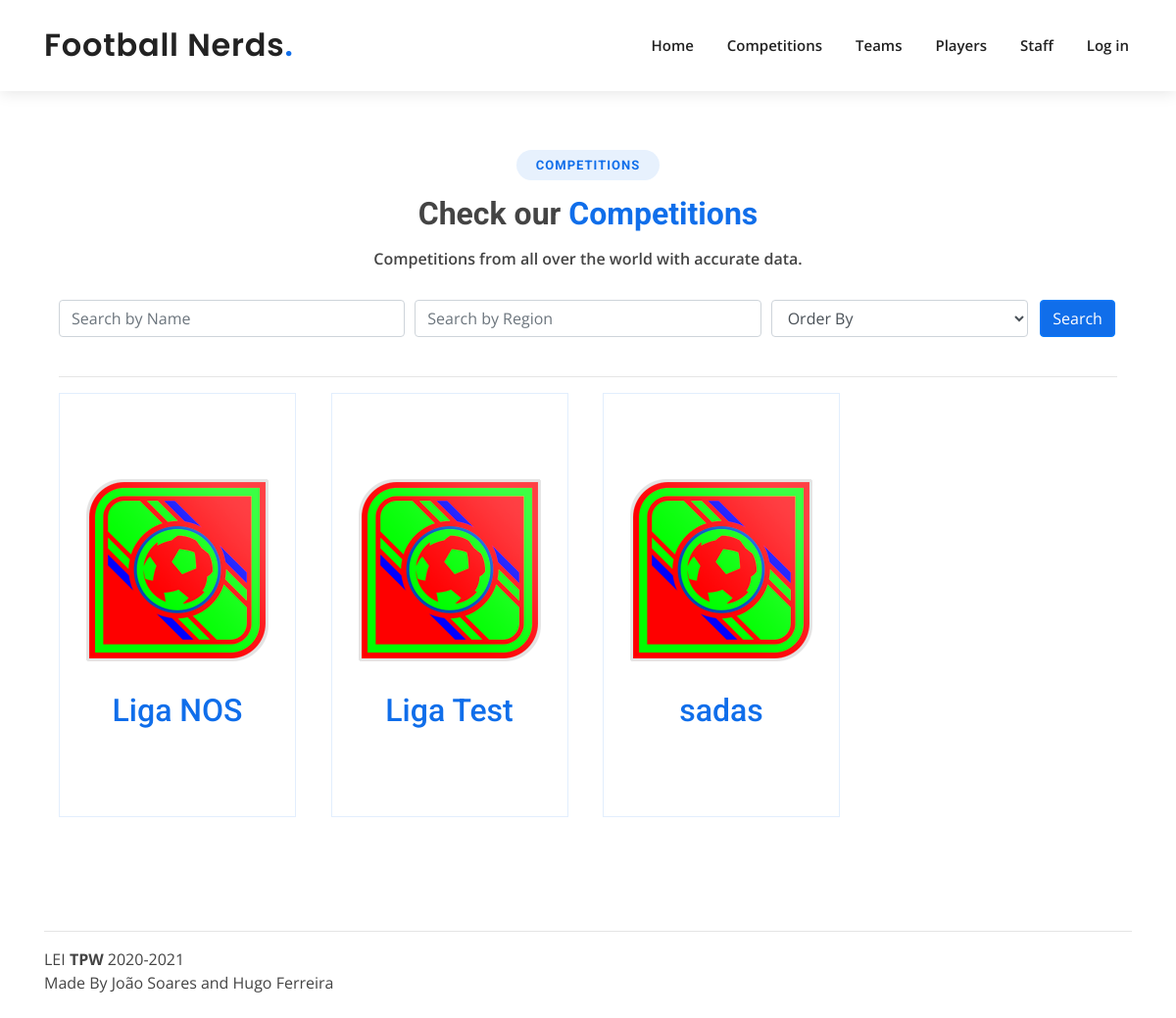
Page /competitions/ on the earlier database version.
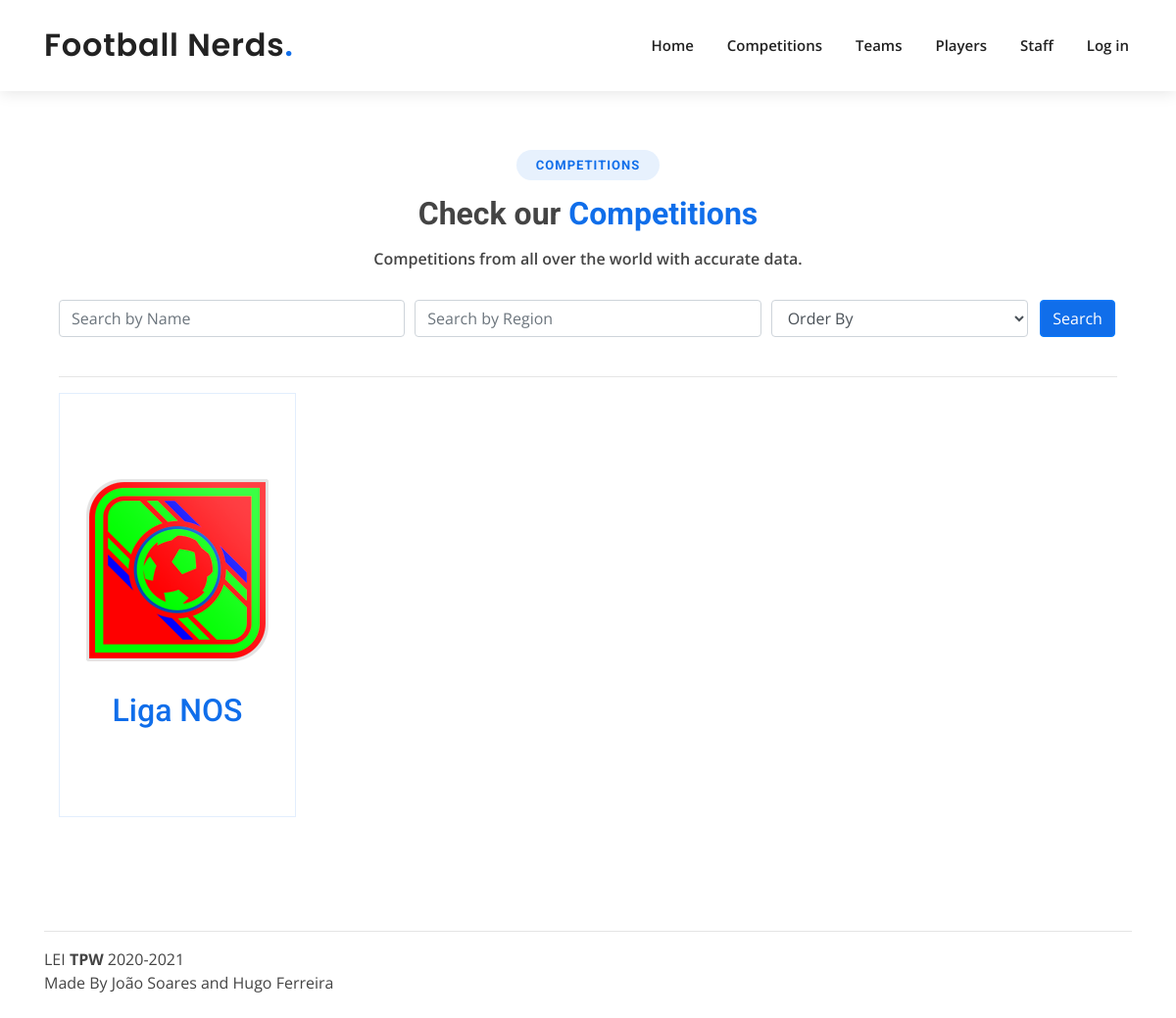
Same page on the later database version.
### app/models.py (models this page shows, shortened)
class Competition(models.Model):
    full_name = models.CharField(max_length=70)
    competition_badge_img = models.ImageField(upload_to=compdir, default="competitions/default_league.png")
    teams = models.ManyToManyField(Team, through='ClubPlaysIn')
    region = models.CharField(max_length=70)
    """season = models.CharField(max_length=5, validators=[RegexValidator(
        regex='[0-9]{4}-[0-9]{4}',
        message='Season must follow the format year-year',
        code='invalid_season'
    )])"""

### app/views.py (the view)
# urls.py: path('competitions/', views.competitions, name='competitions'),
def competitions(request):
    if request.method == 'POST':
        form = CompetitionFilterForm(request.POST)
        if form.is_valid():
            full_name = form.cleaned_data['full_name']
            region = form.cleaned_data['region']
            order = form.cleaned_data['order']
            print('Parameters:')
            print(full_name)
            print(order)
            if order != '':
                t_parms = {
                    'competitions': Competition.objects.filter(full_name__contains=full_name,
                                                               region__contains=region).order_by(order),
                    'form': CompetitionFilterForm()
                }
            else:
                t_parms = {
                    'competitions': Competition.objects.filter(full_name__contains=full_name, region__contains=region),
                    'form': CompetitionFilterForm()
                }
    else:
        t_parms = {
            'competitions': Competition.objects.all(),
            'form': CompetitionFilterForm()
        }
    return render(request, 'competitions.html', t_parms)

### app/forms.py
class CompetitionFilterForm(forms.Form):
    CHOICES = (
        ('', 'Order By'),
        ('region', 'Region'),
        ('full_name', 'Full Name'),
    )
    full_name = forms.CharField(label='Search by Name', required=False)
    region = forms.CharField(label='Search by Region', required=False)
    order = forms.ChoiceField(choices=CHOICES, required=False)
    def __init__(self, *args, **kwargs):
        super().__init__(*args, **kwargs)
        for myField in self.fields:
            if self.fields[myField] != 'order':
                self.fields[myField].widget.attrs['class'] = "form-control mb-2 mr-sm-2"
                self.fields[myField].widget.attrs['placeholder'] = self.fields[myField].label

### templates/competitions.html (shortened to what this page needs)
{% extends 'layout.html' %}
{% load  static %}
{% block content %}
    <section id="services" class="services" >
        <div class="section-title">
          <h2>Competitions</h2>
          <h3>Check our <span>Competitions</span></h3>
          <p>Competitions from all over the world with accurate data.</p>
        </div>
      <div class="container" data-aos="fade-up">
          <form class="form-row" style="text-align: center" action="{% url 'competitions' %}" method="post">
              <div class="form-group col-md-4">
              {{ form.full_name }}
              </div>
              <div class="form-group col-md-4">
              {{ form.region }}
              </div>
              <div class="form-group col-md-3">
              {{ form.order }}
              </div>
              <div class="form-group col-md-1">
              <button class="btn btn-primary" style="background: #106eea;" name="search" type="submit" value="search">Search</button>
              </div>
          </form>
      <hr>
        <div class="row">
            {% for competition in competitions %}
          <div class="col-md-6 col-lg-3 d-flex align-items-stretch mb-5 mb-lg-3">
            <div class="icon-box" data-aos="fade-up" data-aos-delay="100">
                <a href="{{ competition.id }}"><img class="center"  src="{% static 'img/' %}{{ competition.competition_badge_img }}"></a>
                <br>
                <h2 class="ClubName" style="text-align: center"><a  class="ClubName" href="{{ competition.id }}">{{ competition.full_name }}</a></h2>
            </div>
          </div>
            {% endfor %}
        </div>
      </div>
    </section>
{% endblock %}

Differences in the rows shown:
removed Competition: competition_badge_img (placeholder picture), full_name "Liga Test"
removed Competition: competition_badge_img (placeholder picture), full_name "sadas"
